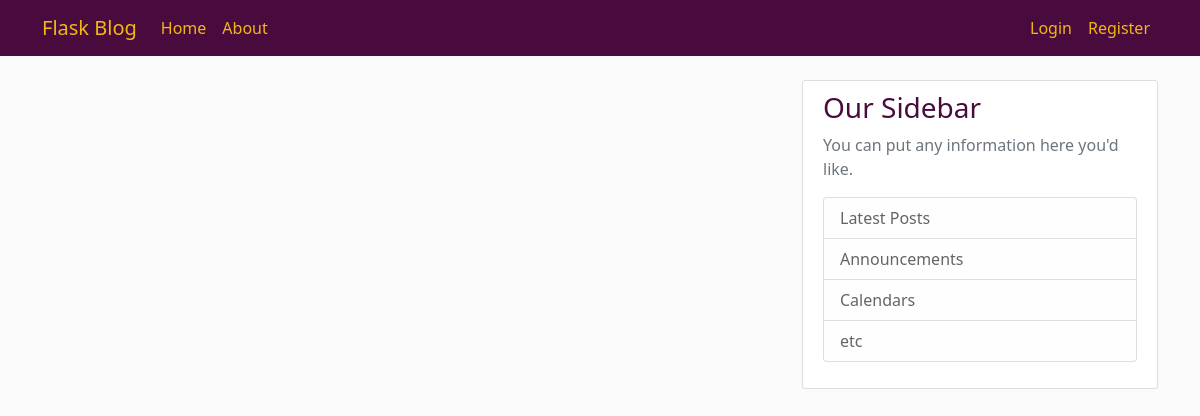
Page /home on the earlier database version.
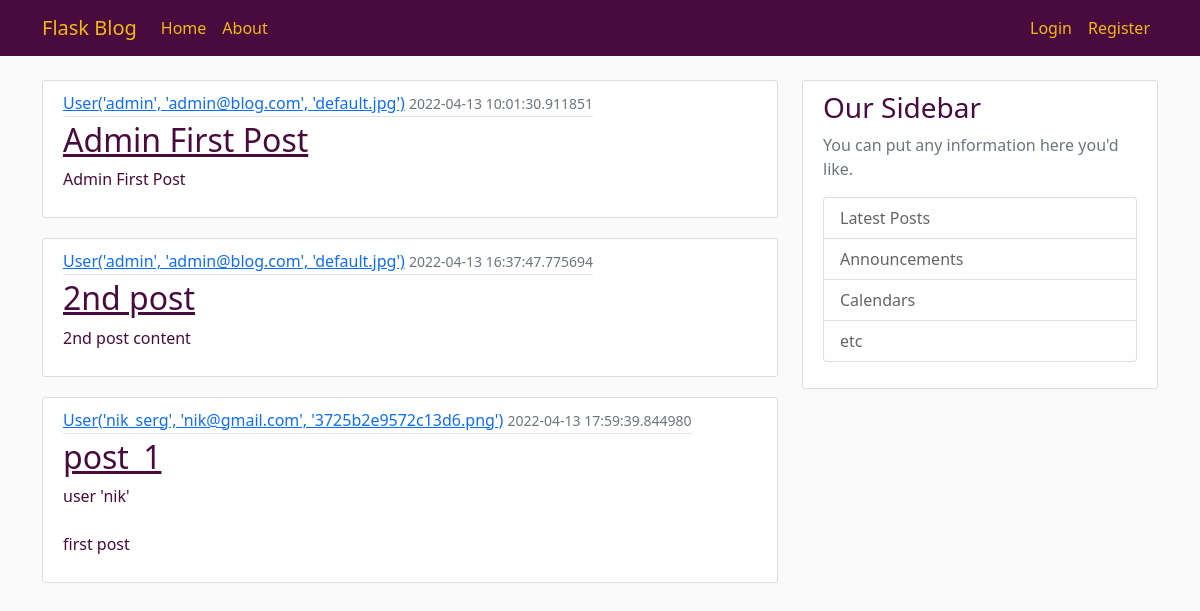
Same page on the later database version.
### flaskblog/models.py (models this page shows, shortened)
class Post(db.Model):
    id = db.Column(db.Integer, primary_key=True)
    title = db.Column(db.String(100), nullable=False)
    date_posted = db.Column(db.DateTime, nullable=False, default=datetime.utcnow)
    content = db.Column(db.Text, nullable=False)
    user_id = db.Column(db.Integer, db.ForeignKey('user.id'), nullable=False)

class User(db.Model, UserMixin):
    id = db.Column(db.Integer, primary_key=True)
    username = db.Column(db.String(20), unique=True, nullable=False)
    email = db.Column(db.String(120), unique=True, nullable=False)
    image_file = db.Column(db.String(20), nullable=False, default='default.jpg')
    password = db.Column(db.String(60), nullable=False)
    posts = db.relationship('Post', backref='author', lazy=True)
    def __repr__(self):
        return f"User('{self.username}', '{self.email}', '{self.image_file}')"

### flaskblog/routes.py (the view)
@app.route("/")
@app.route("/home")
def home():
    posts = Post.query.all()
    return render_template('home.html', posts=posts)

### flaskblog/templates/home.html
{% extends "layout.html" %}
{% block content %}
{% for post in posts %}
<article class="media content-section">
    <div class="media-body">
        <div class="article-metadata">
            <a class="mr-2" href="#">{{ post.author }}</a>
            <small class="text-muted">{{ post.date_posted }}</small>
        </div>
        <h2><a class="article-title" href="#">{{ post.title }}</a></h2>
        <p class="article-content">{{ post.content }}</p>
    </div>
</article>
{% endfor %}
{% endblock content%}

### flaskblog/templates/layout.html (shortened to what this page needs)
<!DOCTYPE html>
<html>
<head>
    <link href="https://cdn.jsdelivr.net/npm/bootstrap@5.1.3/dist/css/bootstrap.min.css"
 rel="stylesheet">
    <link rel="stylesheet" type="text/css" href="{{ url_for('static', filename='main.css') }}">
</head>
<body>
<header class="site-header">
    <nav class="navbar navbar-expand-md navbar-dark bg-steel fixed-top">
        <div class="container" id="nav">
            <a class="navbar-brand mr-4" href="/">Flask Blog</a>
            <div class="collapse navbar-collapse" id="navbarToggle">
                <div class="navbar-nav">
                    <a class="nav-item nav-link" href="{{ url_for('home') }}">Home</a>
                    <a class="nav-item nav-link" href="{{ url_for('about') }}">About</a>
                </div>
                <div class="navbar-nav ms-auto">
                    {% if current_user.is_authenticated %}
                    <a class="nav-item nav-link" href="{{ url_for('new_post') }}">New Post</a>
                    <a class="nav-item nav-link" href="{{ url_for('account') }}">Account</a>
                    <a class="nav-item nav-link" href="{{ url_for('logout') }}">Logout</a>
                    {% else %}
                    <a class="nav-item nav-link" href="{{ url_for('login') }}">Login</a>
                    <a class="nav-item nav-link" href="{{ url_for('register') }}">Register</a>
                    {% endif %}
                </div>
            </div>
        </div>
    </nav>
</header>
<main class="container" role="main">
    <div class="row">
        <div class="col-md-8">
            {% block content %}{% endblock %}
        </div>
        <div class="col-md-4">
            <div class="content-section">
                <h3>Our Sidebar</h3>
                <p class='text-muted'>You can put any information here you'd like.
                <ul class="list-group">
                    <li class="list-group-item list-group-item-light">Latest Posts</li>
                    <li class="list-group-item list-group-item-light">Announcements</li>
                    <li class="list-group-item list-group-item-light">Calendars</li>
                    <li class="list-group-item list-group-item-light">etc</li>
                </ul>
                </p>
            </div>
        </div>
    </div>
</main>
</body>
</html>

### flaskblog/static/main.css (style rules this page uses)
body { background: #fafafa; color: #490B3D; margin-top: 5rem; }
h1, h2, h3, h4, h5, h6 { color: #490B3D; }
.bg-steel { background-color: #490B3D; }
.navbar-brand.mr-4 { color: #F1B814; }
.site-header .navbar-nav .nav-link { color: #F1B814; }
.content-section { background: #ffffff; padding: 10px 20px; border: 1px solid #dddddd; border-radius: 3px; margin-bottom: 20px; }
.article-title { color: #490B3D; }
.article-content { white-space: pre-line; }
.article-metadata { padding-bottom: 1px; margin-bottom: 4px; border-bottom: 1px solid #e3e3e3 }
.media-body { display:inline-block }

Differences in the rows shown:
added Post: author "User('admin', 'admin@blog.com', 'default.jpg')", date_posted "2022-04-13 10:01:30.911851", title "Admin First Post", content "Admin First Post"
added Post: author "User('admin', 'admin@blog.com', 'default.jpg')", date_posted "2022-04-13 16:37:47.775694", title "2nd post", content "2nd post content"
added Post: author "User('nik_serg', 'nik@gmail.com', '3725b2e9572c13d6.png')", date_posted "2022-04-13 17:59:39.844980", title "post_1", content "user 'nik' first post"
